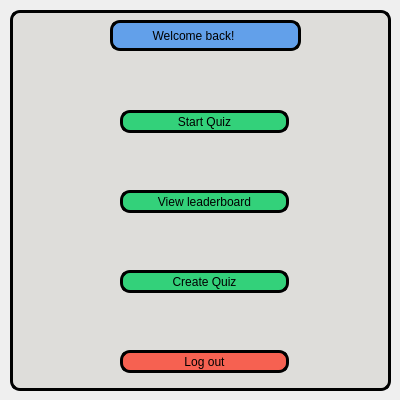
<?xml version="1.0" encoding="UTF-8"?>
<ui version="4.0">
 <class>logged_options_window</class>
 <widget class="QDialog" name="logged_options_window">
  <property name="geometry">
   <rect>
    <x>0</x>
    <y>0</y>
    <width>400</width>
    <height>400</height>
   </rect>
  </property>
  <property name="windowTitle">
   <string>logged_options_window</string>
  </property>
  <property name="sizeGripEnabled">
   <bool>false</bool>
  </property>
  <property name="modal">
   <bool>false</bool>
  </property>
  <widget class="QFrame" name="frame">
   <property name="geometry">
    <rect>
     <x>10</x>
     <y>10</y>
     <width>381</width>
     <height>381</height>
    </rect>
   </property>
   <property name="styleSheet">
    <string notr="true">background-color:rgb(222, 221, 218);
border: 3px solid rgb(0, 0, 0);
border-radius: 10px;
</string>
   </property>
   <property name="frameShape">
    <enum>QFrame::StyledPanel</enum>
   </property>
   <property name="frameShadow">
    <enum>QFrame::Raised</enum>
   </property>
   <widget class="QLabel" name="username_label">
    <property name="geometry">
     <rect>
      <x>100</x>
      <y>10</y>
      <width>191</width>
      <height>31</height>
     </rect>
    </property>
    <property name="styleSheet">
     <string notr="true">background-color: rgb(98, 160, 234);
border: 3px solid rgb(0, 0, 0);
border-radius: 10px;
</string>
    </property>
    <property name="text">
     <string>           Welcome back!</string>
    </property>
   </widget>
   <widget class="QPushButton" name="create_quiz_button">
    <property name="geometry">
     <rect>
      <x>110</x>
      <y>260</y>
      <width>169</width>
      <height>23</height>
     </rect>
    </property>
    <property name="styleSheet">
     <string notr="true">background-color: rgb(51, 209, 122);</string>
    </property>
    <property name="text">
     <string>Create Quiz</string>
    </property>
   </widget>
   <widget class="QPushButton" name="log_out_button">
    <property name="geometry">
     <rect>
      <x>110</x>
      <y>340</y>
      <width>169</width>
      <height>23</height>
     </rect>
    </property>
    <property name="styleSheet">
     <string notr="true">background-color: rgb(246, 97, 81);</string>
    </property>
    <property name="text">
     <string>Log out</string>
    </property>
   </widget>
   <widget class="QPushButton" name="view_leaderboard_button">
    <property name="geometry">
     <rect>
      <x>110</x>
      <y>180</y>
      <width>169</width>
      <height>23</height>
     </rect>
    </property>
    <property name="styleSheet">
     <string notr="true">background-color: rgb(51, 209, 122);</string>
    </property>
    <property name="text">
     <string>View leaderboard</string>
    </property>
   </widget>
   <widget class="QPushButton" name="start_quiz_button">
    <property name="geometry">
     <rect>
      <x>110</x>
      <y>100</y>
      <width>169</width>
      <height>23</height>
     </rect>
    </property>
    <property name="styleSheet">
     <string notr="true">background-color: rgb(51, 209, 122);</string>
    </property>
    <property name="text">
     <string>Start Quiz</string>
    </property>
   </widget>
  </widget>
 </widget>
 <resources/>
 <connections/>
</ui>
